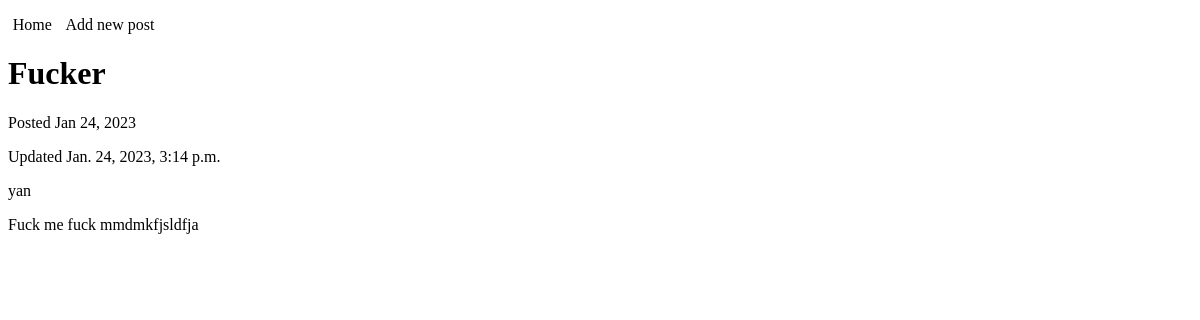
The app's page /blog/fucker/ with its own data.
### blog/models.py (models this page shows, shortened)
class Post(models.Model):
    title = models.CharField(default='', max_length=255)
    body = models.TextField(default='', blank=True)
    slug = models.SlugField(default='', blank=True, max_length=255)
    date = models.DateTimeField(auto_now_add=True, null=True)
    updated = models.DateTimeField(auto_now=True, null=True)
    author = models.ForeignKey(User, null=True, blank=True, on_delete=models.CASCADE)
    def __str__(self):
        return self.title

### blog/views.py (the view)
# urls.py: path('<slug:slug>/', views.detail, name='detail'),
def detail(request, slug=None):
    post = get_object_or_404(Post, slug=slug)
    return render(request, 'blog/detail.html', {'section': 'blog_detail', 'post': post,})

### blog/templates/blog/detail.html
{% extends "base.html" %}
{% block title %}<h1>{{ post }}</h1>{% endblock %}
{% block content %}
<p>Posted {{ post.date | date:"M j, Y"}}</p>
<p>Updated {{ post.updated }}</p>
{% if post.author %}<p>{{ post.author }}</p> {% endif %}
<p>{{ post.body }}</p>
{% endblock %}

### records on screen
Post: title "Fucker", date "Jan 24, 2023", updated "Jan. 24, 2023, 3:14 p.m.", author "yan", body "Fuck me fuck mmdmkfjsldfja"
